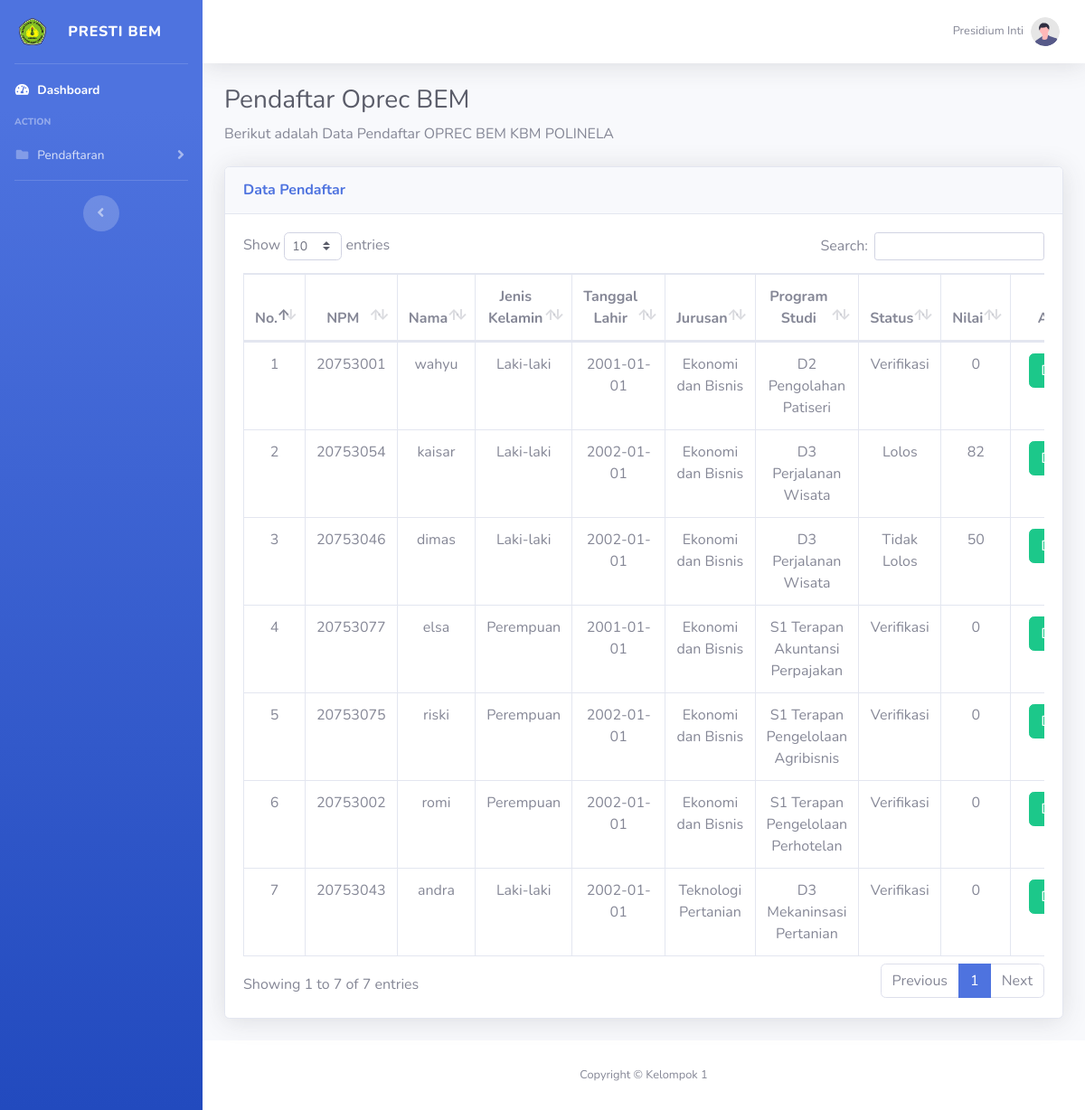
/read_spv.php (signed in), run on the app's committed database.
### tables this page shows
CREATE TABLE `tb_pendaftar` (
  `id_mhs` int(10) NOT NULL,
  `npm` char(8) NOT NULL,
  `nama` varchar(30) NOT NULL,
  `jenis_kelamin` enum('Laki-laki','Perempuan') NOT NULL,
  `tanggal_lahir` date NOT NULL,
  `id_jurusan` int(11) NOT NULL,
  `id_prodi` int(11) NOT NULL,
  `berkas` varchar(100) NOT NULL,
  `skor` int(20) NOT NULL,
  `status` enum('Verifikasi','Lolos','Tidak Lolos') NOT NULL,
  `id_user` int(11) NOT NULL,
  `id_periode` int(11) NOT NULL
);

CREATE TABLE `tb_jurusan` (
  `id_jurusan` int(11) NOT NULL,
  `jurusan` varchar(40) NOT NULL
);

CREATE TABLE `tb_prodi` (
  `id_prodi` int(11) NOT NULL,
  `program_studi` varchar(100) NOT NULL,
  `id_jurusan` int(11) NOT NULL
);

### functions.php (called while the page is built, shortened)
<?php
$conn = mysqli_connect("localhost","root","","db_oprec");
function query($query)
{
	global $conn;
	$result = mysqli_query($conn,$query);
	$rows = [];
	while ($row = mysqli_fetch_array($result)) {
		$rows[] = $row;
	}
	return $rows;
}
?>

### read_spv.php (the view, shortened to what this page needs)
<?php
require 'functions.php';
$mahasiswa = query("SELECT * FROM tb_pendaftar INNER JOIN
  tb_jurusan ON tb_pendaftar.id_jurusan = tb_jurusan.id_jurusan
  INNER JOIN tb_prodi ON tb_pendaftar.id_prodi = tb_prodi.id_prodi
  ORDER BY jurusan, program_studi, status, skor
  ");
?>
<!DOCTYPE html>
<html lang="en">
<head>
    <link href="vendor/fontawesome-free/css/all.min.css" rel="stylesheet" type="text/css">
    <link href="css/sb-admin-2.min.css" rel="stylesheet">
    <link href="vendor/datatables/dataTables.bootstrap4.min.css" rel="stylesheet">
</head>
<body id="page-top">
    <div id="wrapper">
        <ul class="navbar-nav bg-gradient-primary sidebar sidebar-dark accordion" id="accordionSidebar">
                        <a class="sidebar-brand d-flex align-items-center justify-content-center" href="spv.php">
                            <div class="sidebar-brand-icon">
                                <img class="bi me-2" width="30" height="30" role="img" aria-label="Bootstrap" src="img/bemlogo.png">
                            </div>
                            <div class="sidebar-brand-text mx-4">PRESTI BEM</div>
                        </a>
                        <hr class="sidebar-divider my-0">
                        <li class="nav-item active">
                            <a class="nav-link" href="spv.php">
                                <i class="fas fa-fw fa-tachometer-alt"></i>
                                <span>Dashboard</span></a>
                        </li>
                        <div class="sidebar-heading">
                            Action
                        </div>
            <li class="nav-item">
                <a class="nav-link collapsed" href="#" data-toggle="collapse" data-target="#collapsePages"
                    aria-expanded="true" aria-controls="collapsePages">
                    <i class="fas fa-fw fa-folder"></i>
                    <span>Pendaftaran</span>
                </a>
            </li>
                        <hr class="sidebar-divider d-none d-md-block">
                        <div class="text-center d-none d-md-inline">
                            <button class="rounded-circle border-0" id="sidebarToggle"></button>
                        </div>
                    </ul>
                    <div id="content-wrapper" class="d-flex flex-column">
                        <div id="content">
                            <nav class="navbar navbar-expand navbar-light bg-white topbar mb-4 static-top shadow">
                                <ul class="navbar-nav ml-auto">
                                    <li class="nav-item dropdown no-arrow">
                                        <a class="nav-link dropdown-toggle" href="#" id="userDropdown" role="button"
                                            data-toggle="dropdown" aria-haspopup="true" aria-expanded="false">
                                            <span class="mr-2 d-none d-lg-inline text-gray-600 small">Presidium Inti</span>
                                            <img class="img-profile rounded-circle"
                                                src="img/undraw_profile.svg">
                                        </a>
                                    </li>
                                </ul>
                            </nav>
                <div class="container-fluid">
                    <h1 class="h3 mb-2 text-gray-800">Pendaftar Oprec BEM</h1>
                    <p class="mb-4">Berikut adalah Data Pendaftar OPREC BEM KBM POLINELA</p>
                    <div class="card shadow mb-4">
                        <div class="card-header py-3">
                            <h6 class="m-0 font-weight-bold text-primary">Data Pendaftar</h6>
                        </div>
                        <div class="card-body">
                            <div class="table-responsive">
                                <table class="table table-bordered" id="dataTable" width="100%" cellspacing="0">
                                    <thead align="center">
                                        <tr>
                                            <th>No.</th>
      <th>NPM</th>
      <th>Nama</th>
      <th>Jenis Kelamin</th>
      <th>Tanggal Lahir</th>
      <th>Jurusan</th>
      <th>Program Studi</th>
      <th>Status</th>
      <th>Nilai</th>
      <th>Aksi</th>
    </tr>
    </thead>
    <tbody align="center">
    <?php $i = 1;?>
    <?php foreach ($mahasiswa as $row): ?>
   <tr>
     <td><?= $i;?></td>
     <td><?= $row['npm'];?></td>
     <td><?= $row['nama'];?></td>
     <td><?= $row['jenis_kelamin'];?></td>
     <td><?= $row['tanggal_lahir'];?></td>
     <td><?= $row['jurusan'];?></td>
     <td><?= $row['program_studi'];?></td>
     <td><?= $row['status'];?></td>
     <td><?= $row['skor'];?></td>
     <td>
        <div class="d-inline p-2">
        <a href="profil_mhs.php?id_mhs=<?= $row['id_mhs']; ?>"><button class="btn btn-success">Detail</button></a>
    </div>
    </td>
   </tr>
   <?php $i++;?>
 <?php endforeach; ?>
  </tbody>
                                </table>
                            </div>
                        </div>
                    </div>
                </div>
            </div>
            <footer class="sticky-footer bg-white">
                <div class="container my-auto">
                    <div class="copyright text-center my-auto">
                        <span>Copyright &copy; Kelompok 1</span>
                    </div>
                </div>
            </footer>
        </div>
    </div>
</body>
</html>

### data on the page
tb_pendaftar: npm "20753001", nama "wahyu", jenis_kelamin "Laki-laki", tanggal_lahir "2001-01-01", id_jurusan.jurusan "Ekonomi dan Bisnis", id_prodi.program_studi "D2 Pengolahan Patiseri", status "Verifikasi", skor "0"
tb_pendaftar: npm "20753054", nama "kaisar", jenis_kelamin "Laki-laki", tanggal_lahir "2002-01-01", id_jurusan.jurusan "Ekonomi dan Bisnis", id_prodi.program_studi "D3 Perjalanan Wisata", status "Lolos", skor "82"
tb_pendaftar: npm "20753046", nama "dimas", jenis_kelamin "Laki-laki", tanggal_lahir "2002-01-01", id_jurusan.jurusan "Ekonomi dan Bisnis", id_prodi.program_studi "D3 Perjalanan Wisata", status "Tidak Lolos", skor "50"
tb_pendaftar: npm "20753077", nama "elsa", jenis_kelamin "Perempuan", tanggal_lahir "2001-01-01", id_jurusan.jurusan "Ekonomi dan Bisnis", id_prodi.program_studi "S1 Terapan Akuntansi Perpajakan", status "Verifikasi", skor "0"
tb_pendaftar: npm "20753075", nama "riski", jenis_kelamin "Perempuan", tanggal_lahir "2002-01-01", id_jurusan.jurusan "Ekonomi dan Bisnis", id_prodi.program_studi "S1 Terapan Pengelolaan Agribisnis", status "Verifikasi", skor "0"
tb_pendaftar: npm "20753002", nama "romi", jenis_kelamin "Perempuan", tanggal_lahir "2002-01-01", id_jurusan.jurusan "Ekonomi dan Bisnis", id_prodi.program_studi "S1 Terapan Pengelolaan Perhotelan", status "Verifikasi", skor "0"
tb_pendaftar: npm "20753043", nama "andra", jenis_kelamin "Laki-laki", tanggal_lahir "2002-01-01", id_jurusan.jurusan "Teknologi Pertanian", id_prodi.program_studi "D3 Mekaninsasi Pertanian", status "Verifikasi", skor "0"
